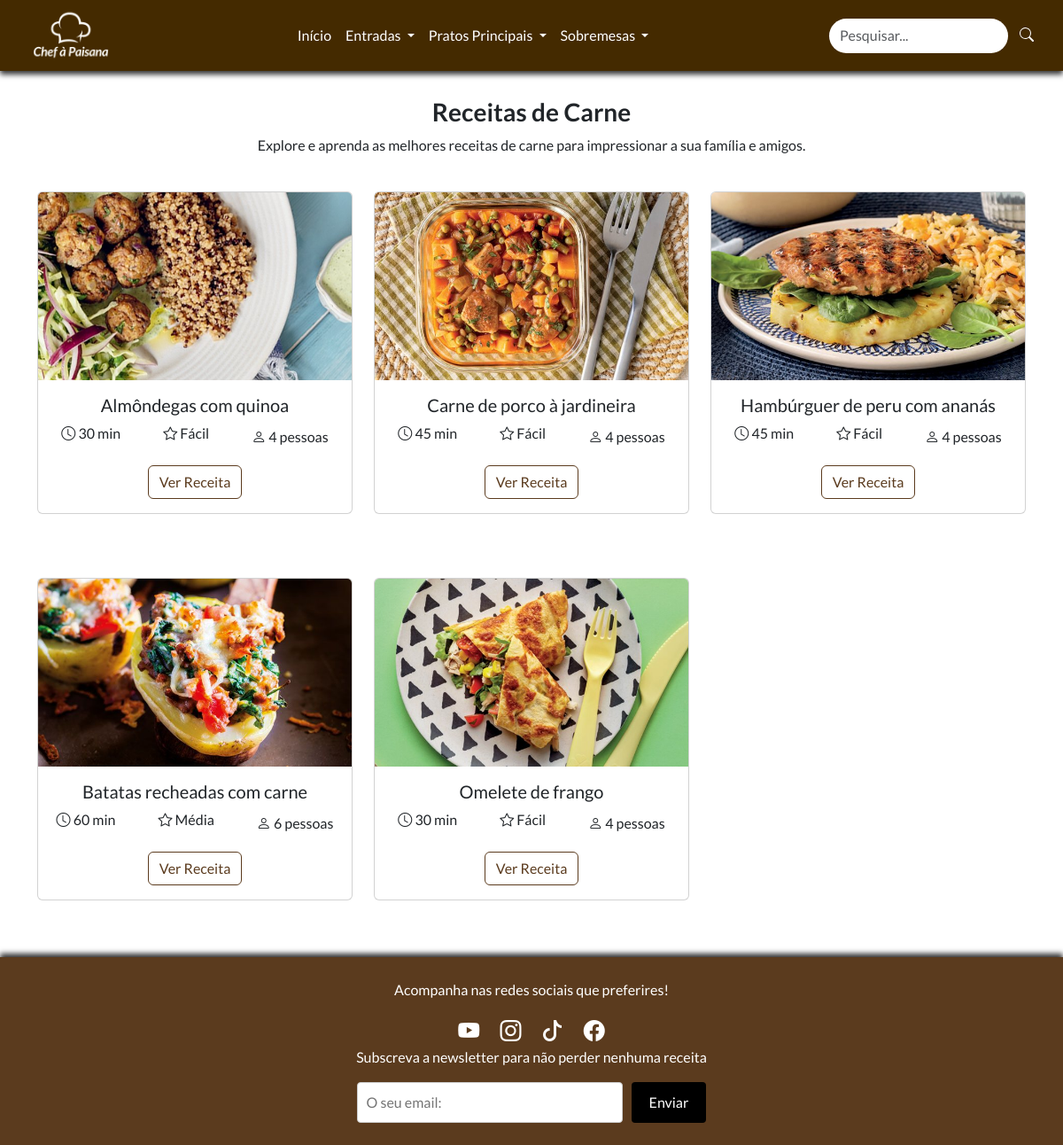
The page /receitas.php?tipo=carne on the database its author committed.
### tables this page shows
CREATE TABLE IF NOT EXISTS `receitas` (
  `id` int(11) unsigned NOT NULL AUTO_INCREMENT,
  `imagem` varchar(128) DEFAULT NULL,
  `titulo` varchar(50) DEFAULT NULL,
  `ingredientes` text DEFAULT NULL,
  `temp_prep` int(11) DEFAULT NULL,
  `preparacao` longtext DEFAULT NULL,
  `dificuldade` varchar(50) DEFAULT NULL,
  `n_pessoas` int(11) DEFAULT NULL,
  `tipo_receita` varchar(50) DEFAULT NULL,
  PRIMARY KEY (`id`)
);

### receitas.php (the view, shortened to what this page needs)
<?php
require('includes/connections.php');
$tipoReceita = '';
if (isset($_GET['tipo'])) {
    $tipoReceita = htmlspecialchars($_GET['tipo']);
    $sql = 'SELECT * FROM receitas WHERE tipo_receita = :tipo_receita';
    $stmt = $dbh->prepare($sql);
    $stmt->execute([':tipo_receita' => $tipoReceita]);
    $receitas = $stmt->fetchAll(PDO::FETCH_ASSOC);
}
?>
<!DOCTYPE html>
<html lang="pt">
<head>
    <?php require('includes/linkscss.php'); ?>
</head>
<body>
    <?php require('includes/header.php'); ?>
    <div class="container text-center">
      <?php if (!empty($receitas)): ?>
          <h3 class="fw-bold" style="margin-top: 110px">Receitas de <?php echo ucfirst($tipoReceita); ?></h3>
          <p>Explore e aprenda as melhores receitas de <?php echo $tipoReceita; ?> para impressionar a sua família e amigos.</p>
          <div class="row">
              <?php foreach ($receitas as $receita): ?>
                  <div class="col-md-4 mt-4 mb-5">
                      <div class="card">
                          <img src="imgs/<?php echo $receita['imagem']; ?>" class="card-img-top" alt="<?php echo $receita['titulo']; ?>">
                          <div class="card-body">
                              <h5 class="card-title"><?php echo $receita['titulo']; ?></h5>
                              <div class="d-flex justify-content-center align-items-center mb-3">
                                  <div class="me-5 mb-2"><i class="bi bi-clock"></i> <?php echo $receita['temp_prep']; ?> min</div>
                                  <div class="me-5 mb-2"><i class="bi bi-star"></i> <?php echo $receita['dificuldade']; ?></div>
                                  <div><i class="bi bi-person"></i> <?php echo $receita['n_pessoas']; ?> pessoas</div>
                              </div>
                                <a href="receita.php?id=<?php echo $receita['id']; ?>" class="btn"
                                    style="border: 1px solid #5b3b1e; color: #5b3b1e; background-color: transparent;"
                                    onmouseover="this.style.backgroundColor='#5b3b1e'; this.style.color='white';"
                                    onmouseout="this.style.backgroundColor='transparent'; this.style.color='#5b3b1e';">
                                    Ver Receita
                                </a>
                          </div>
                      </div>
                  </div>
              <?php endforeach; ?>
          </div>
      <?php else: ?>
          <h4>Nenhuma receita encontrada para esta categoria.</h4>
          <a href="index.php" class="btn btn-secondary mt-3">Voltar</a>
      <?php endif; ?>
    </div>
    <?php require('includes/footer.php'); ?>
</body>
</html>

### css/style.css (style rules this page uses)
* { margin: 0; padding: 0; text-decoration: none; scroll-behavior: smooth; font-family: 'Lato', sans-serif; }

### includes/footer.php (style rules this page uses)
html, body { height: 100%; margin: 0; display: flex; flex-direction: column; }
.container { flex: 1; }

### rows shown on the page
receitas: imagem (picture), titulo "Almôndegas com quinoa", temp_prep "30", dificuldade "Fácil", n_pessoas "4"
receitas: imagem (picture), titulo "Carne de porco à jardineira", temp_prep "45", dificuldade "Fácil", n_pessoas "4"
receitas: imagem (picture), titulo "Hambúrguer de peru com ananás", temp_prep "45", dificuldade "Fácil", n_pessoas "4"
receitas: imagem (picture), titulo "Batatas recheadas com carne", temp_prep "60", dificuldade "Média", n_pessoas "6"
receitas: imagem (picture), titulo "Omelete de frango", temp_prep "30", dificuldade "Fácil", n_pessoas "4"

### other values the page prints
$tipoReceita "Carne"
$tipoReceita "carne"
